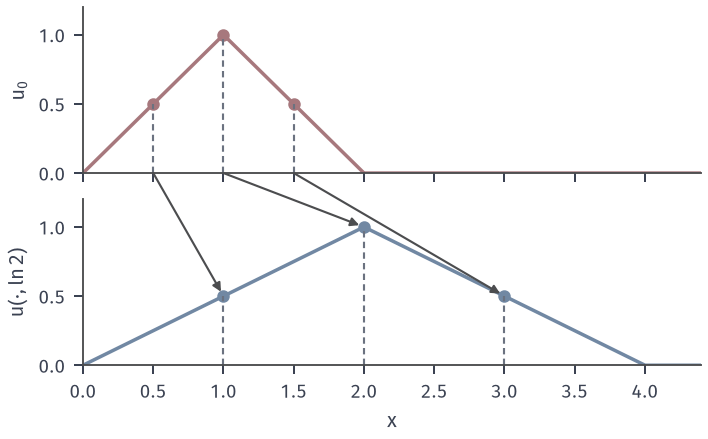

Write Python code to recreate this figure.
# Target: lookup via inverse flow: tent carried by v=x to t=ln 2.
from pathlib import Path
import sys
sys.path.insert(0, str(Path(__file__).resolve().parents[1]/'transp-common'))
from transp_common import *
from matplotlib.patches import ConnectionPatch
fig,(a,b)=figure(100,62,nrows=2,sharex=True)
L=np.log(2); x=np.linspace(0,4.4,1201)
a.plot(x,tent(x),color=RED,lw=1.4); b.plot(x,tent(x/2),color=BLUE,lw=1.4)
for x0 in (.5,1,1.5):
    y=2*x0; h=float(tent(np.array(x0)))
    a.plot([x0],[h],'o',color=RED,ms=4); b.plot([y],[h],'o',color=BLUE,ms=4)
    a.plot([x0,x0],[0,h],color=MUTED,lw=.85,ls=(0,(3,2))); b.plot([y,y],[0,h],color=MUTED,lw=.85,ls=(0,(3,2)))
    fig.add_artist(ConnectionPatch(xyA=(x0,0),xyB=(y,h),coordsA=a.transData,coordsB=b.transData,color=CHAR,lw=.85,arrowstyle='-|>',mutation_scale=7,shrinkA=0,shrinkB=2))
a.set_xlim(0,4.4); a.set_ylim(0,1.2); b.set_ylim(0,1.2)
a.set_ylabel('$u_0$'); b.set_ylabel('$u(\\cdot,\\ln 2)$'); b.set_xlabel('$x$')
save(fig,Path(__file__).resolve().parent,'figure',{'flow':'y=2x0'})
